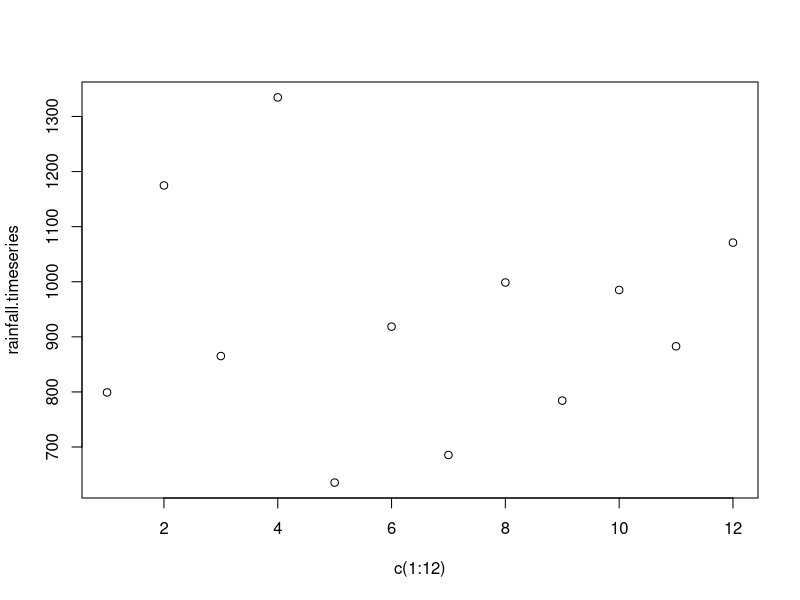
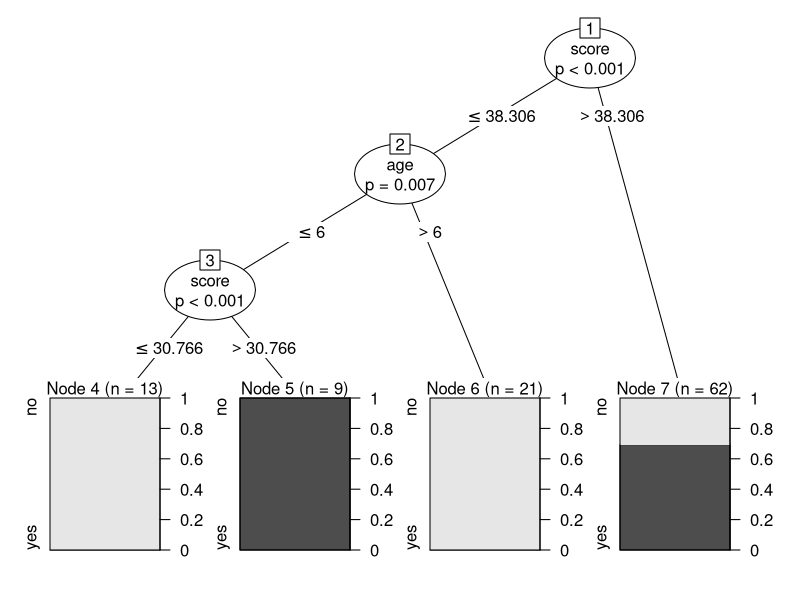

These charts were generated, in order, by the following R code:

install.packages("party")

library(party)


readingSkills
str(readingSkills)
head(readingSkills)


input.dat <- readingSkills[c(1:105),]

out = ctree(nativeSpeaker ~ age + shoeSize + score, 
      data = input.dat
)

png(file = "abcabc.png")
plot(out)


dev.off()

getwd()




rainfall <- c(799,1174.8,865.1,1334.6,635.4,918.5,685.5,998.6,784.2,985,882.8,1071)

# Convert it to a time series object.
rainfall.timeseries <- ts(rainfall,start = c(2012,1),frequency = 12)


plot(rainfall.timeseries,x = c(1:12))
